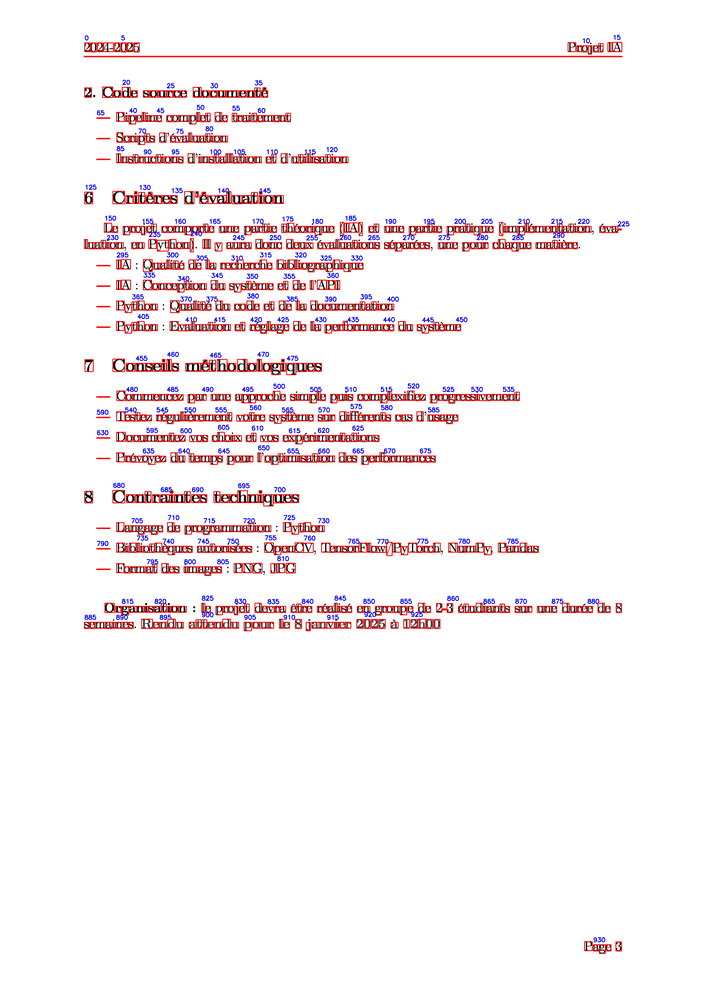
#> input picture Resultats/page.png, 706 x 999 px, shrunk from 2480 x 3507 before the run
$ python test_page.py
#> lines starting #> are read from the running program, lines starting #| are printed output that depends on the picture; after the words box and inside, x2 and y2 are one past the last pixel; in counts of white or black regions, pixels touching at a corner belong together
import cv2
import numpy as np

def test_connected_components(image_path):
    # Charger l'image et binariser
#> called with image_path = 'Resultats/page.png'
    image = cv2.imread(image_path, cv2.IMREAD_GRAYSCALE)
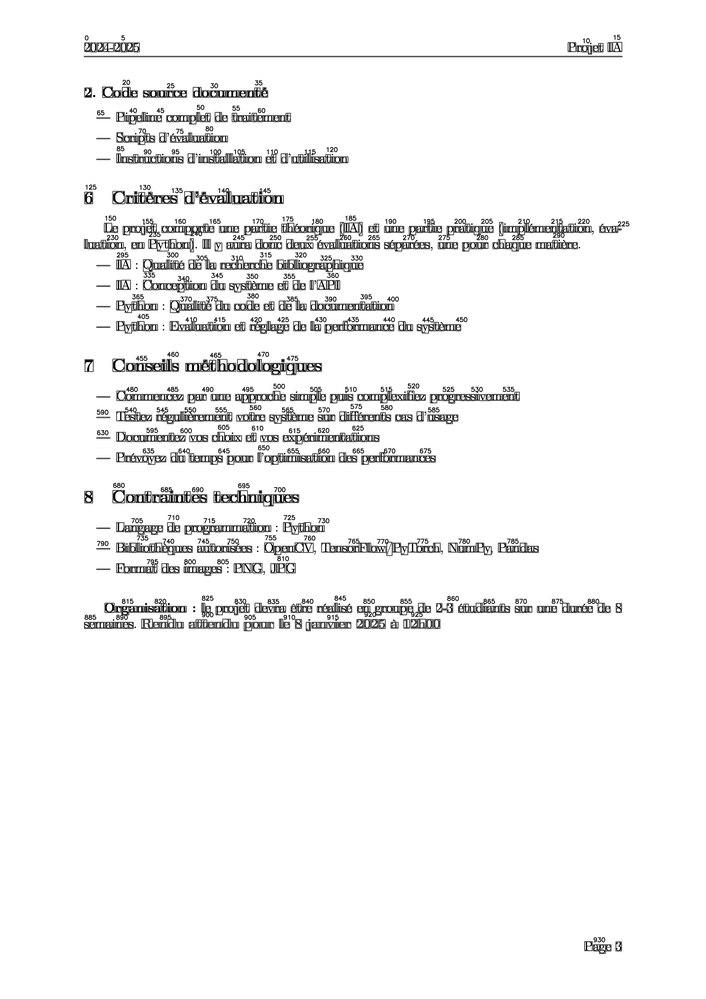
#> image: shape (999, 706); min 0, max 255, mean 243.6
    _, binary_image = cv2.threshold(image, 128, 255, cv2.THRESH_BINARY_INV + cv2.THRESH_OTSU)
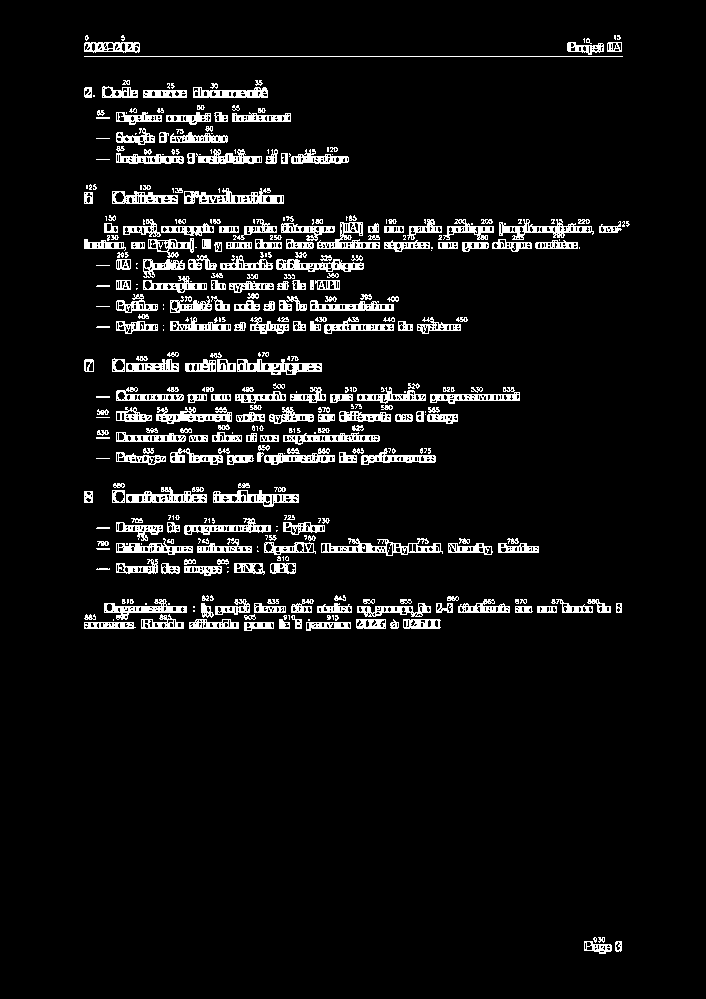
#> binary_image: shape (999, 706); 6.6% white in thin lines or dots, all inside (x1, y1, x2, y2) = (84, 35, 630, 954)

    # Appliquer connectedComponentsWithStats
    num_labels, labels, stats, centroids = cv2.connectedComponentsWithStats(binary_image)
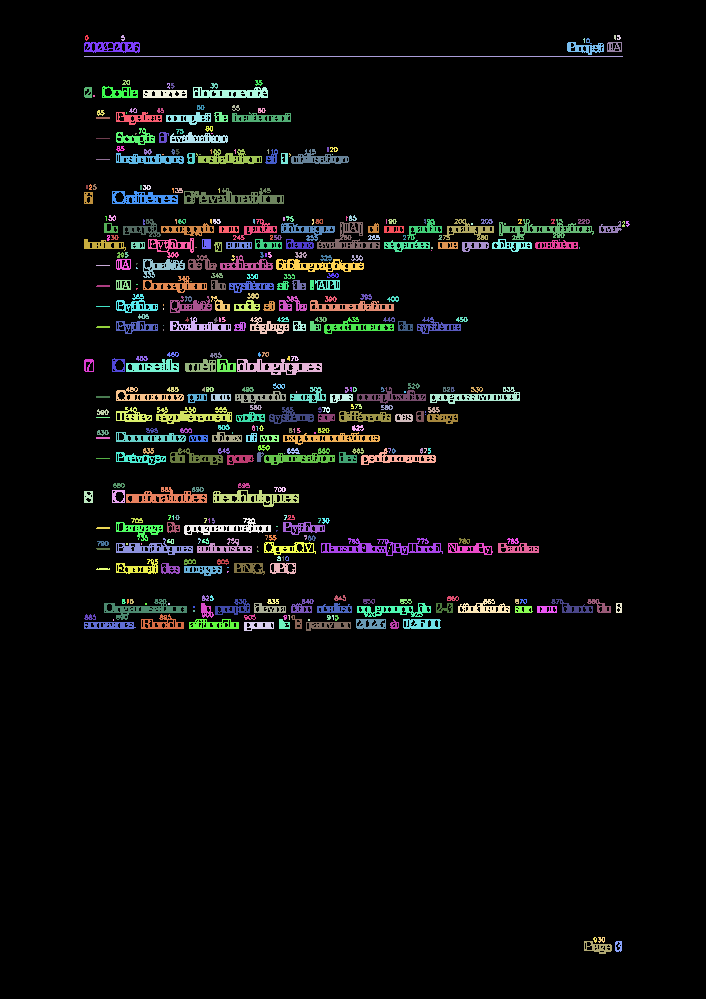
#> labels: shape (999, 706) int32; 414 distinct labels, from 0 to 413; one colour per label, 0 black
#> num_labels = 414; stats = 414 rows, first 6: [0, 0, 706, 999, 658908], [85, 35, 4, 6, 15], [121, 35, 4, 6, 16], [614, 35, 2, 5, 9], [617, 35, 4, 5, 14], [583, 38, 2, 5, 6]; centroids = 414 pairs, first value 86.33 to 627.1, second value 36.78 to 947.2

    red_box_count = 0
    for i in range(num_labels):
        print(f"Composante {i} - Coordonnées (x, y): ({stats[i][0]}, {stats[i][1]})")
        #print(f"  - Largeur x Hauteur: {stats[i][2]} x {stats[i][3]}")
        #print(f"  - Aire: {stats[i][4]}")
        #print(f"  - Centroïde: ({centroids[i][0]:.2f}, {centroids[i][1]:.2f})")
        print("-" * 50)

         # Compter les composantes valides (aire > 50)
        if stats[i][4] > 50:
            red_box_count += 1
#> this loop made 414 passes
#| Composante 0 - Coordonnées (x, y): (0, 0)
#| Composante 1 - Coordonnées (x, y): (85, 35)
#| Composante 2 - Coordonnées (x, y): (121, 35)
#| Composante 3 - Coordonnées (x, y): (614, 35)
#| Composante 4 - Coordonnées (x, y): (617, 35)
#| Composante 5 - Coordonnées (x, y): (583, 38)
#| Composante 6 - Coordonnées (x, y): (586, 38)
#| Composante 7 - Coordonnées (x, y): (84, 42)
#> (further printed lines are left out)
#> after the loop, red_box_count = 158

    print(f"Nombre total d'encadrés rouges : {red_box_count}")
# Afficher les résultats
    print(f"Nombre total de composantes détectées (y compris le fond) : {num_labels}\n")
    #print(f"Stats :\n{stats}\n")
    #print(f"Centroids :\n{centroids}\n")


if __name__ == "__main__":
    test_connected_components("Resultats/page.png")
